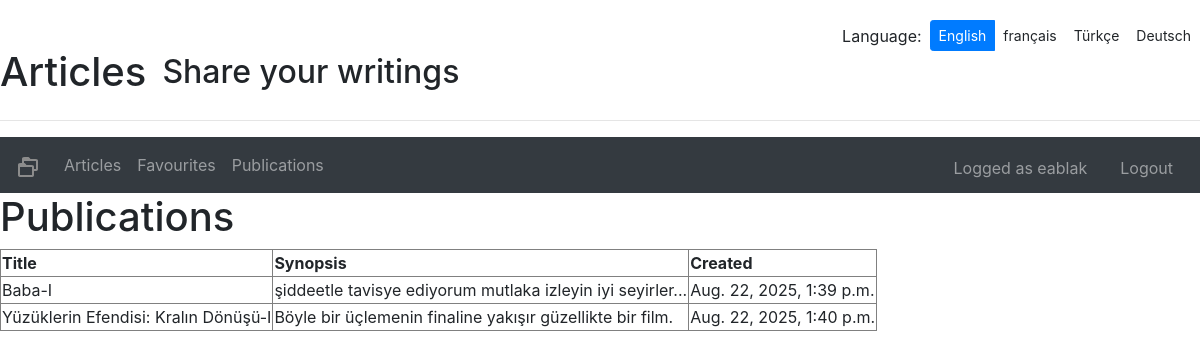
Screenshot of /en/publications (signed in) with the database file from the repository.
### article_app/models.py (models this page shows, shortened)
class Article(models.Model):
    title = models.CharField(max_length=64, null=False)
    author = models.ForeignKey(User, null=False, on_delete=models.CASCADE)
    created = models.DateTimeField(auto_now_add=True)
    synopsis = models.CharField(max_length=312, null=False)
    content = models.TextField(null=False)

### article_app/views.py (the view)
# urls.py: path("publications", views.PublicationsView.as_view(), name="publications"),
class PublicationsView(LoginRequiredMixin, generic.ListView):
    model = Article
    template_name = "article_app/publications.html"
    def get_queryset(self):
        return Article.objects.filter(
            author=self.request.user
        ).order_by('created')

### article_app/templates/article_app/publications.html (shortened to what this page needs)
{% extends "base.html" %}
{% load i18n %}
{% block content %}
<h1>{% trans "Publications" %}</h1>
<table border="1">
    <thead>
        <tr>
            <th>{% trans "Title" %}</th>
            <th>{% trans "Synopsis" %}</th>
            <th>{% trans "Created" %}</th>
        </tr>
    </thead>
    <tbody>
        {% for article in article_list %}
        <tr>
            <td>{{ article.title }}</td>
            <td>{{ article.synopsis }}</td>
            <td>{{ article.created }}</td>
        </tr>
        {% empty %}
        <tr>
            <td colspan="3">No articles yet.</td>
        </tr>
        {% endfor %}
    </tbody>
</table>
{% endblock %}

### article_app/templates/base.html (shortened to what this page needs)
{% load i18n %}
<!DOCTYPE html>
<html lang="en">
<head>
    <link rel="stylesheet" href="https://cdn.jsdelivr.net/npm/bootstrap@4.6.2/dist/css/bootstrap.min.css">
    <link rel="stylesheet" href="https://stackpath.bootstrapcdn.com/bootstrap/4.1.1/css/bootstrap.min.css">
</head>
<body>
    <br><br>
    <div class="d-flex align-items-center">
        <h1 class="mr-3">{% trans "Articles" %}</h1>
        <h2>{% trans "Share your writings" %}</h2>
    </div>
    <hr>
    {% get_current_language as CURRENT_LANGUAGE %}
    {% get_available_languages as AVAILABLE_LANGUAGES %}
    {% get_language_info_list for AVAILABLE_LANGUAGES as languages %}
    <div align="left" class="languages d-flex justify-content-start align-items-center mb-2" style="position: fixed; top: 20px; right: 0;">
        <p class="mb-0 mr-2">{% trans "Language" %}:</p>
        <div class="btn-group" role="group">
            {% for language in languages %}
                <a href="/{{ language.code }}{{ request.get_full_path|slice:'3:' }}"
                class="btn btn-sm {% if language.code == CURRENT_LANGUAGE %}btn-primary class="active"{% endif %}">
                {{ language.name_local }}
                </a>
            {% endfor %}
        </div>
    </div>
    <nav class="navbar navbar-expand-lg navbar-dark bg-dark">
    <a class="navbar-brand" href="articles">
        <img src="../static/images/Folders.svg" alt="" width="" height="" alt="">
    </a>
    <div class="collapse navbar-collapse" id="navbarSupportedContent">
        <ul class="navbar-nav mr-auto">
        {% if user.is_authenticated %}
        <li class="nav-item">
            <a class="nav-link" href="{% url 'articles' %}">{% trans "Articles" %}</a>
        </li>
        <li class="nav-item">
            <a class="nav-link" href="{% url 'favourites' %}">{% trans "Favourites" %}</a>
        </li>
        <li class="nav-item">
            <a class="nav-link" href="{% url 'publications' %}">{% trans "Publications" %}</a>
        </li>
        </ul>
        <div style="position: absolute; top: 10px; right: 10px;">
            <form method="post" action="{% url 'logout' %}" class="d-flex align-items-center">
                    <span class="nav-link" style="color: rgba(255,255,255,.5)">{% trans "Logged as " %}{{ user.username }}</span>
                    <button type="submit" class="nav-link btn" style="color: rgba(255,255,255,.5)">{% trans "Logout" %}</button>
            </form>
        </div>
        {% endif %}
    </div>
    </nav>
    {% block content %}
    {% endblock %}
</body>
</html>

### rows the page displays
Article: title "Baba-I", synopsis "şiddeetle tavisye ediyorum mutlaka izleyin iyi seyirler...", created "Aug. 22, 2025, 1:39 p.m."
Article: title "Yüzüklerin Efendisi: Kralın Dönüşü-I", synopsis "Böyle bir üçlemenin finaline yakışır güzellikte bir film.", created "Aug. 22, 2025, 1:40 p.m."

### other values shown
{{ language.name_local }} "English" "français" "Türkçe" "Deutsch"
{{ user.username }} "eablak"
